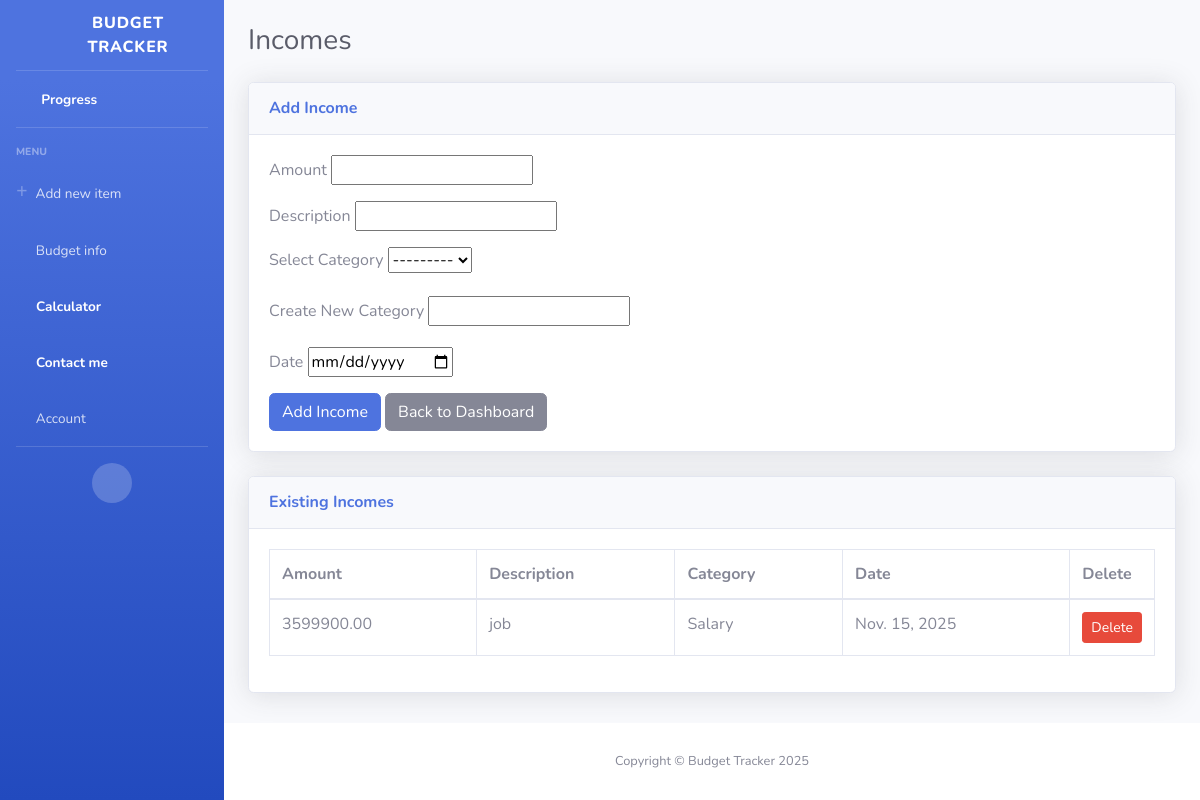
The page /incomes/ (signed in) on the database its author committed.
### budget_app/models.py (models this page shows, shortened)
class Income(models.Model):
    user = models.ForeignKey(settings.AUTH_USER_MODEL, on_delete=models.CASCADE)
    amount = models.DecimalField(max_digits=10, decimal_places=2)
    description = models.CharField(max_length=255, blank=True, null=True)
    category = models.ForeignKey(IncomeCategory, on_delete=models.CASCADE)
    date = models.DateField()

class IncomeCategory(models.Model):
    user = models.ForeignKey(settings.AUTH_USER_MODEL, on_delete=models.CASCADE)
    name = models.CharField(max_length=100)
    def __str__(self):
        return self.name

### budget_app/views.py (the view)
# urls.py: path('incomes/', incomes_view, name='incomes'),
def incomes_view(request):
    categories = IncomeCategory.objects.filter(user=request.user)
    message = ''
    if request.method == 'POST':
        form = IncomeForm(request.POST)
        if form.is_valid():
            selected_category = form.cleaned_data.get("category")
            new_category_name = form.cleaned_data.get("new_category")
            if new_category_name:
                selected_category, created = IncomeCategory.objects.get_or_create(name=new_category_name,user=request.user)
            income = form.save(commit=False)
            income.category = selected_category
            income.user = request.user
            income.save()
            messages.success(request, "Income added successfully!")
            return redirect("budget_app:incomes")
    else:
        form = IncomeForm()
    incomes = Income.objects.filter(user=request.user).order_by("-date")
    return render(request, 'incomes.html', {
        'form': form,
        "incomes": incomes,
        "categories": categories,
    })

### budget_app/forms.py
class IncomeForm(forms.ModelForm):
    class Meta:
        model = Income
        fields = ['amount', 'description', 'category', 'date']
        widgets = {
            "date": forms.DateInput(attrs={"type": "date"}),
        }
    new_category = forms.CharField(
    max_length=100,
    required=False,
    label="New category",
    )
    def __init__(self, *args, **kwargs):
        super().__init__(*args, **kwargs)
        if self.fields["category"].queryset.count() == 0:
            self.fields["category"].widget = forms.HiddenInput()
            self.fields["category"].required = False
        else:
            self.fields["category"].required = False

### budget_app/templates/incomes.html (shortened to what this page needs)
{% extends 'base.html' %}
{% block content %}
<h1 class="h3 mb-4 text-gray-800">Incomes</h1>
<div class="card shadow mb-4">
    <div class="card-header py-3">
        <h6 class="m-0 font-weight-bold text-primary">Add Income</h6>
    </div>
    <div class="card-body">
        <form method="POST">
            <div class="form-group">
                {{ form.amount.label }} {{ form.amount }}
            </div>
            <div class="form-group">
                {{ form.description.label }}
                {{ form.description }}
            </div>
            {% if categories %}
                <div class="form-group">
                    <label for="{{ form.category.id_for_label }}">Select Category</label>
                    {{ form.category }}
                </div>
            {% endif %}
            <div class="form-group">
                <label for="{{ form.new_category.id_for_label }}">Create New Category</label>
                {{ form.new_category }}
            </div>
            <div class="form-group">
                {{ form.date.label }}
                {{ form.date }}
            </div>
            <button type="submit" class="btn btn-primary">Add Income</button>
            <a href="{% url 'budget_app:index' %}" class="btn btn-secondary">Back to Dashboard</a>
        </form>
    </div>
</div>
<div class="card shadow mb-4">
    <div class="card-header py-3">
        <h6 class="m-0 font-weight-bold text-primary">Existing Incomes</h6>
    </div>
    <div class="card-body">
        {% if incomes %}
            <div class="table-responsive">
                <table class="table table-bordered">
                    <thead>
                        <tr>
                            <th>Amount</th>
                            <th>Description</th>
                            <th>Category</th>
                            <th>Date</th>
                            <th style="width: 80px;">Delete</th>
                        </tr>
                    </thead>
                    <tbody>
                        {% for income in incomes %}
                        <tr>
                            <td>{{ income.amount }}</td>
                            <td>{{ income.description }}</td>
                            <td>{{ income.category.name }}</td>
                            <td>{{ income.date }}</td>
                            <td>
                                <a href="{% url 'budget_app:delete_income' income.id %}"
                                   class="btn btn-danger btn-sm">
                                    Delete
                                </a>
                            </td>
                        </tr>
                        {% endfor %}
                    </tbody>
                </table>
            </div>
        {% else %}
            <p>No incomes yet. Add one above.</p>
        {% endif %}
    </div>
</div>
{% endblock %}

### rows shown on the page
Income: amount "3599900.00", description "job", category.name "Salary", date "Nov. 15, 2025"
